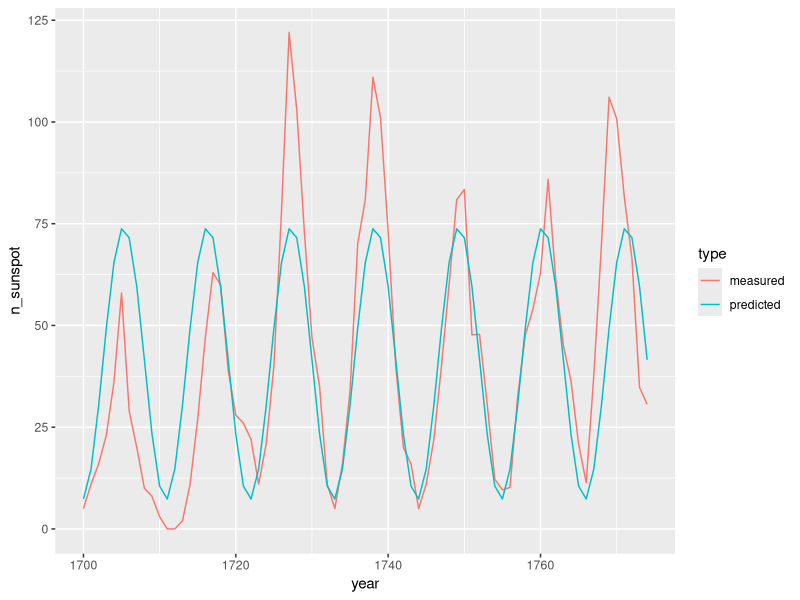
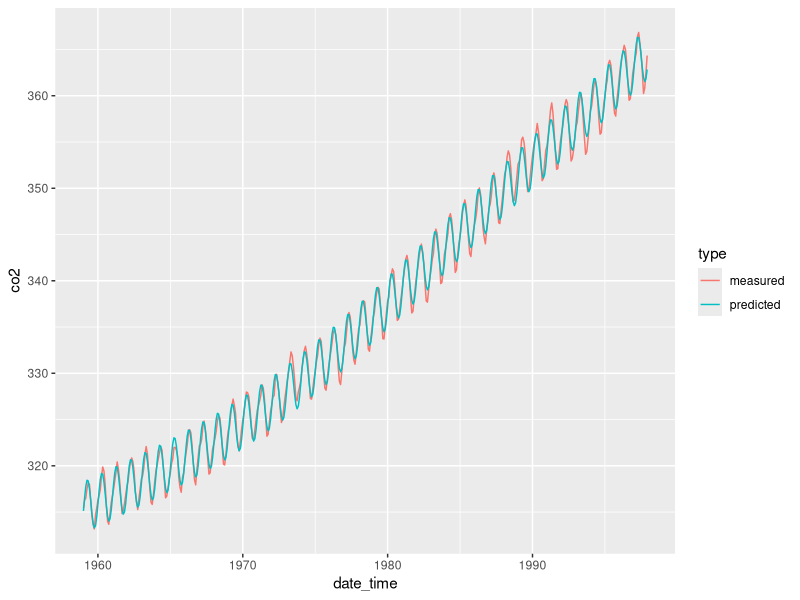

Generate these figures, in order, with R:
# r2py crawler metadata
# package: recipes
# source_type: rd_example
# topic: step_harmonic.Rd
# source_file: C:\Users\bened\AppData\Local\R\win-library\4.5\recipes\help
# lines: 72

suppressPackageStartupMessages(library(recipes))
if (rlang::is_installed("ggplot2")) (if (getRversion() >= "3.4") withAutoprint else force)({ # examplesIf
library(ggplot2, quietly = TRUE)
library(dplyr)

data(sunspot.year)
sunspots <-
  tibble(
    year = 1700:1988,
    n_sunspot = sunspot.year,
    type = "measured"
  ) |>
  slice(1:75)

# sunspots period is around 11 years, sample spacing is one year
dat <- recipe(n_sunspot ~ year, data = sunspots) |>
  step_harmonic(year, frequency = 1 / 11, cycle_size = 1) |>
  prep() |>
  bake(new_data = NULL)

fit <- lm(n_sunspot ~ year_sin_1 + year_cos_1, data = dat)

preds <- tibble(
  year = sunspots$year,
  n_sunspot = fit$fitted.values,
  type = "predicted"
)

bind_rows(sunspots, preds) |>
  ggplot(aes(x = year, y = n_sunspot, color = type)) +
  geom_line()


# POSIXct example

date_time <-
  as.POSIXct(
    paste0(rep(1959:1997, each = 12), "-", rep(1:12, length(1959:1997)), "-01"),
    tz = "UTC"
  )

carbon_dioxide <- tibble(
  date_time = date_time,
  co2 = as.numeric(co2),
  type = "measured"
)

# yearly co2 fluctuations
dat <-
  recipe(co2 ~ date_time,
    data = carbon_dioxide
  ) |>
  step_mutate(date_time_num = as.numeric(date_time)) |>
  step_ns(date_time_num, deg_free = 3) |>
  step_harmonic(date_time, frequency = 1, cycle_size = 86400 * 365.24) |>
  prep() |>
  bake(new_data = NULL)

fit <- lm(co2 ~ date_time_num_ns_1 + date_time_num_ns_2 +
  date_time_num_ns_3 + date_time_sin_1 +
  date_time_cos_1, data = dat)

preds <- tibble(
  date_time = date_time,
  co2 = fit$fitted.values,
  type = "predicted"
)

bind_rows(carbon_dioxide, preds) |>
  ggplot(aes(x = date_time, y = co2, color = type)) +
  geom_line()
}) # examplesIf
